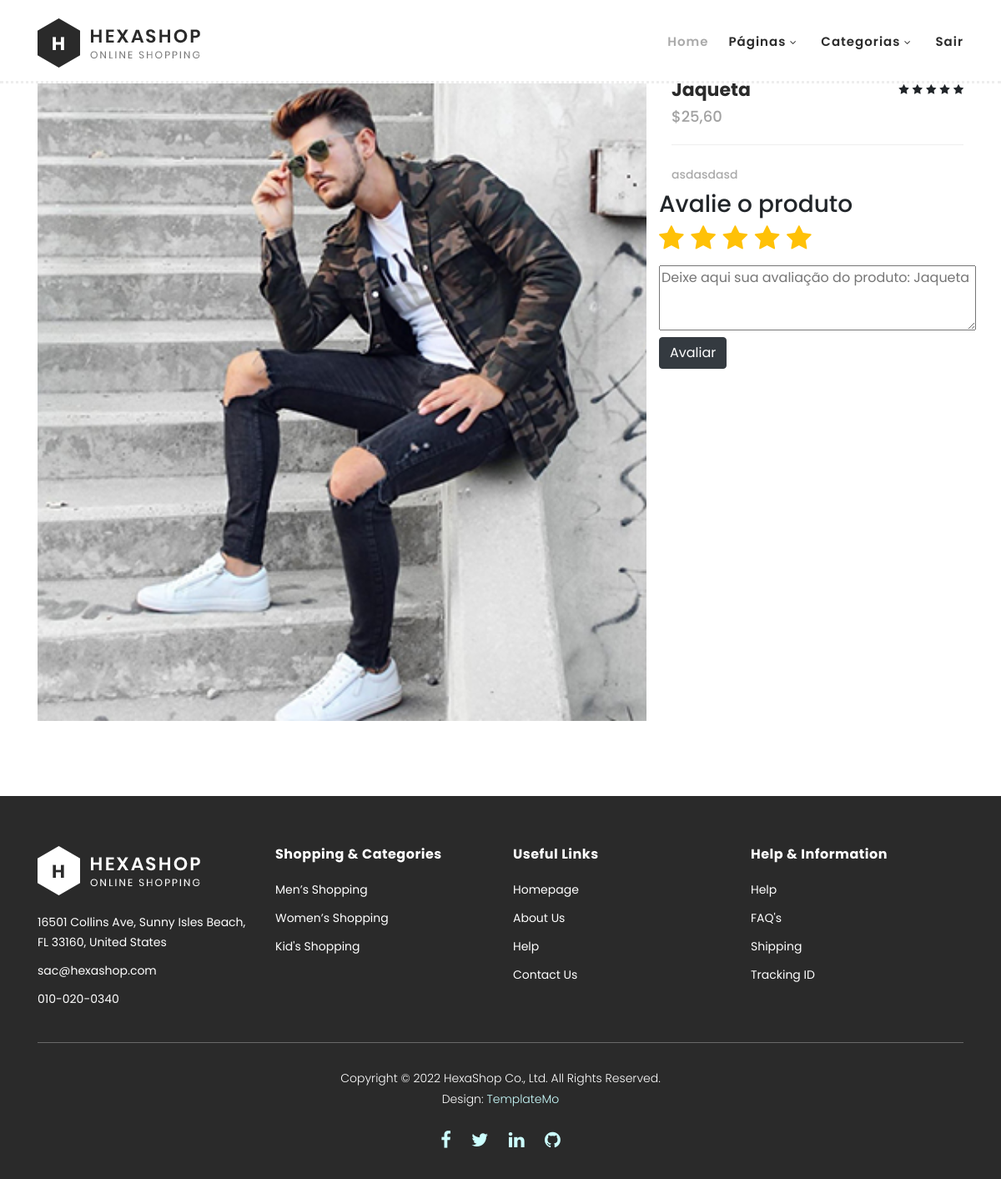
Page /avaliar/1 (signed in) on the committed database.
### core/models.py (models this page shows, shortened)
class Product(models.Model):
    product_name = models.CharField(max_length = 30, verbose_name='Produto')
    product_description = models.CharField(max_length = 60, verbose_name='Descrição')
    product_price = models.DecimalField(max_digits=7, decimal_places=2, verbose_name='Preço')
    product_status = models.BooleanField(verbose_name='Disponível')
    product_image = models.ImageField(null=True, verbose_name='Imagem')
    product_netweight = models.DecimalField(max_digits=7, decimal_places=2, verbose_name="Peso líquido (em Kg):")
    product_weight = models.DecimalField(max_digits=7, decimal_places=2, verbose_name="Peso bruto (em Kg):")
    product_height = models.DecimalField(max_digits=7, decimal_places=2, verbose_name="Altura (em cm):")
    product_width = models.DecimalField(max_digits=7, decimal_places=2, verbose_name="Largura (em cm):")
    product_length = models.DecimalField(max_digits=7, decimal_places=2, verbose_name="Profundidade (em cm):")
    class Meta:
        verbose_name= 'Produto'
        verbose_name_plural = 'Produtos'
        ordering = ['product_name']

### core/views.py (the view, shortened to what this page needs)
# urls.py: path("avaliar/<int:pk>", views.avaliar_view, name="confirmar"),
@login_required(login_url='/login/')
def avaliar_view(request, pk):
    context = dados_nav(request)
    product = Product.objects.get(pk=pk)
    context.setdefault('product', product)
    user_id = int(request.user.id)
    cliente = Customer.objects.get(pk=user_id)
    obj = Evaluation.objects.get(product_id = product, customer_id = cliente )
    if obj:
        context.setdefault('nota', obj.nota)
        context.setdefault('avaliacao', obj.avaliacao)
    else:
        context.setdefault('nota', 5)
        context.setdefault('avaliacao', '')
    return render(request, 'avaliar.html',context )

### core/views.py (called while the page is built)
def dados_nav(request):
    categorias = Category.objects.all()
    carrinho = request.session.get('cart', {})
    qtd_prod = len(carrinho)
    context = {'categorias': categorias,
               'qtd_prod': qtd_prod,
               'dados': dados}
    return context

### core/templates/avaliar.html (shortened to what this page needs)
{% extends 'base.html' %}
{% load static %}
{% block content %}
    <section class="section" id="product" style="padding-top: 15px;">
        <form method="POST" action="../avaliar/{{ product.pk }}">
            <div class="container">
                <div class="row">
                    <div class="col-lg-8">
                    <div class="left-images">
                        <img src="{{product.product_image.url }}" alt="">
                    </div>
                </div>
                <div class="col-lg-4">
                    <div class="right-content">
                        <h4><input type="hidden" name='product_name' value="{{ product.product_name|safe }}">{{ product.product_name }}</h4>
                        <span class="price">$<input type="hidden" name='product_price' value={{ product.product_price }}>{{ product.product_price }}</span>
                        <ul class="stars">
                            <li><i class="fa fa-star"></i></li>
                            <li><i class="fa fa-star"></i></li>
                            <li><i class="fa fa-star"></i></li>
                            <li><i class="fa fa-star"></i></li>
                            <li><i class="fa fa-star"></i></li>
                        </ul>
                        <span>{{ product.product_description }}</span>
                    </div>
                    <div class="row mt-2">
                        <div id="rating-container">
                        <h3>Avalie o produto</h3>
                        <div id="star-container">
                            <span class="star filled"><i class="fa fa-star"></i></span>
                            <span class="star filled"><i class="fa fa-star"></i></span>
                            <span class="star filled"><i class="fa fa-star"></i></span>
                            <span class="star filled"><i class="fa fa-star"></i></span>
                            <span class="star filled"><i class="fa fa-star"></i></span>
                        </div>
                    </div>
                    </div>
                    <div class="row mt-2">
                        <textarea name="avaliacao" placeholder="Deixe aqui sua avaliação do produto: {{ product.product_name }}" rows="3" cols="30"></textarea>
                    </div>
                    <div class="row mt-2">
                        <input type="submit" class="btn btn-dark" value="Avaliar">
                    </div>
                </div>
            </div>
        </form>
    </section>
{% endblock %}

### core/static/css/templatemo-hexashop.css (style rules this page uses)
html, body, div, span, applet, object, iframe, h1, h2, h3, h4, h5, h6, p, blockquote, div pre, a, abbr, acronym, address, big, cite, code, del, dfn, em, font, img, ins, kbd, q, s, samp, small, strike, strong, sub, sup, tt, var, b, u, i, center, dl, dt, dd, ol, ul, li, figure, header, nav, section, article, aside, footer, figcaption { margin: 0; padding: 0; border: 0; outline: 0; }
ul, li { padding: 0; margin: 0; list-style: none; }
header, nav, section, article, aside, footer, hgroup { display: block; }
* { box-sizing: border-box; }
html, body { font-family: 'Poppins', sans-serif; font-weight: 400; background-color: #fff; font-size: 16px; -ms-text-size-adjust: 100%; -webkit-font-smoothing: antialiased; -moz-osx-font-smoothing: grayscale; }
h1, h2, h3, h4, h5, h6 { margin-top: 0px; margin-bottom: 0px; }
ul { margin-bottom: 0px; }
html, body { background: #fff; font-family: 'Poppins', sans-serif; }
#product { margin-top: 80px; }
#product .left-images img { width: 100%; overflow: hidden; margin-bottom: 30px; }
#product .right-content { position: relative; z-index: 3; background-color: #fff; }
#product .right-content h4 { font-size: 22px; color: #2a2a2a; font-weight: 700; margin-bottom: 0px; }
#product .right-content span.price { font-size: 18px; color: #a1a1a1; font-weight: 500; display: block; margin-top: 5px; border-bottom: 1px solid #eee; padding-bottom: 20px; }
#product .right-content ul.stars { position: absolute; right: 0; top: 0; }
#product .right-content ul.stars li { display: inline; font-size: 13px; }
#product .right-content span { font-size: 14px; color: #aaaaaa; font-weight: 500; display: block; margin-top: 25px; }

### core/templates/avaliar.html (style rules this page uses)
#star-container { font-size: 2em; }
.star { color: #ddd; cursor: pointer; }
.star.filled { color: #ffc107; }

### rows in the picture
Product: product_image (picture), product_name "Jaqueta", product_price "25,60", product_description "asdasdasd", avaliacao "Deixe aqui sua avaliação do produto: Jaqueta"

### other values in the picture
{{ dados.loja_end }} "16501 Collins Ave, Sunny Isles Beach, FL 33160, United States"
{{ dados.loja_email }} "sac@hexashop.com"
{{ dados.loja_tel }} "010-020-0340"
